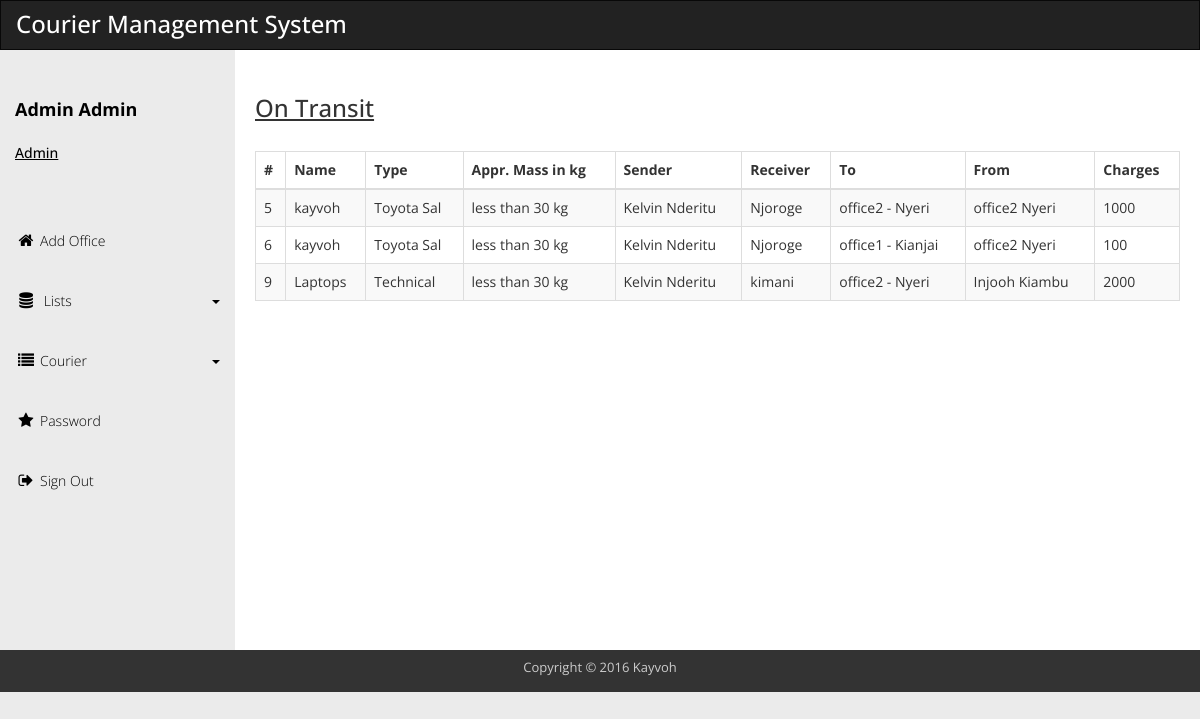
The page /gotad.php (signed in) on the database its author committed.
### tables this page shows
CREATE TABLE IF NOT EXISTS `goods` (
  `goid` int(11) NOT NULL AUTO_INCREMENT,
  `name` varchar(30) NOT NULL,
  `type` varchar(10) NOT NULL,
  `recipient` varchar(30) NOT NULL,
  `recidno` int(11) NOT NULL,
  `approval` varchar(30) NOT NULL,
  `sender` int(11) NOT NULL,
  `status` varchar(10) DEFAULT 'PENDING',
  `personnel` int(11) NOT NULL,
  `weight` varchar(20) NOT NULL,
  `charges` int(11) DEFAULT NULL,
  `fromm` int(11) DEFAULT NULL,
  `tto` int(11) DEFAULT NULL,
  PRIMARY KEY (`goid`),
  KEY `sender` (`sender`)
);

CREATE TABLE IF NOT EXISTS `user` (
  `usid` int(11) NOT NULL AUTO_INCREMENT,
  `fname` varchar(15) NOT NULL,
  `lname` varchar(15) NOT NULL,
  `idno` int(11) NOT NULL,
  `phone` varchar(30) DEFAULT NULL,
  `email` varchar(30) DEFAULT NULL,
  `dob` date NOT NULL,
  `username` varchar(15) NOT NULL,
  `password` varchar(32) NOT NULL,
  `type` varchar(10) NOT NULL,
  `status` varchar(10) NOT NULL,
  `office` int(11) DEFAULT NULL,
  PRIMARY KEY (`usid`)
);

CREATE TABLE IF NOT EXISTS `office` (
  `ofid` int(11) NOT NULL AUTO_INCREMENT,
  `name` varchar(30) NOT NULL,
  `location` varchar(30) NOT NULL,
  `status` varchar(10) DEFAULT 'OPEN',
  PRIMARY KEY (`ofid`)
);

### gotad.php (the view, shortened to what this page needs)
<!DOCTYPE html>
<?php
	include('head.php');
?>
<body>
  <div id="main-wrapper">
    <div class="navbar navbar-inverse" role="navigation">
      <div class="navbar-header">
        <div class="logo"><h1>Courier Management System</h1></div>
      </div>
    </div>
    <div class="template-page-wrapper">
      <?php
		include('navad.php');
	  ?>
	  <div class="templatemo-content-wrapper">
        <div class="templatemo-content">
          <h1><u>On Transit</u></h1>
          <div class="row">
            <div class="col-md-12">
              <div class="table-responsive">
			  <br/>
                <table class="table table-striped table-hover table-bordered">
                  <thead>
                    <tr>
                      <th>#</th>
                      <th>Name</th>
                      <th>Type</th>
                      <th>Appr. Mass in kg</th>
                      <th>Sender</th>
                      <th>Receiver</th>
                      <th>To</th>
                      <th>From</th>
                      <th>Charges</th>
                    </tr>
                  </thead>
                  <tbody>
<?php
$f=mysqli_query($conn, "select * from goods where status='APPROVED' or status='PICKED'");
while($fa=mysqli_fetch_array($f))
{
?>
                    <tr>
                      <td><?php echo $fa['goid']?></td>
                      <td><?php echo $fa['name']?></td>
                      <td><?php echo $fa['type']?></td>
                      <td><?php echo $fa['weight']?></td>
                      <td>
						<?php
							$sen=$fa['sender'];
							$send=mysqli_query($conn,"select * from user where usid=$sen");
							$senda=mysqli_fetch_array($send);
							echo $senda['fname'].' '.$senda['lname'];
						?>
					  </td>
                      <td><?php echo $fa['recipient']?></td>
                      <td>
						<?php
							$tto=$fa['tto'];
							$fromm=$fa['fromm'];
							$ft=mysqli_query($conn,"select * from office where ofid=$tto");
							$ff=mysqli_query($conn,"select * from office where ofid=$fromm");
							$fta=mysqli_fetch_array($ft);
							$ffa=mysqli_fetch_array($ff);
							echo $fta['name'].' - '.$fta['location'];
						?>
					  </td>
                      <td><?php echo $ffa['name'].' '.$ffa['location']?></td>
                      <td><?php echo $fa['charges']?></td>
                    </tr>
<?php
}
?>
                  </tbody>
                </table>
              </div>
            </div>
          </div>
        </div>
      </div>
    <?php
		include('footer.php');
	?>
  </div>
</div>
</body>
</html>

### css/templatemo_main.css (style rules this page uses)
* { font-family: 'Open Sans', sans-serif; }
body { background-color: rgb(235,235,235); }
h1 { font-size: 24px; }
.logo { display: inline-block; }
.logo h1 { font-size: 24px; margin: 10px 15px; color:#ffffff; }
.templatemo-content-wrapper { float: left; width: 100%; }
.templatemo-content { margin-left: 235px; margin-top: 0px; min-height: 600px; padding: 25px 20px 0 20px; background-color: white; overflow-x: hidden; }
.navbar { margin-bottom: 0; border-radius: 0; }
.navbar-header { color: rgb(127,127,127); }

### rows shown on the page
goods: goid "5", name "kayvoh", type "Toyota Sal", weight "less than 30 kg", user.fname "Kelvin", user.lname "Nderitu", recipient "Njoroge", office.name "office2", office.location "Nyeri", charges "1000"
goods: goid "6", name "kayvoh", type "Toyota Sal", weight "less than 30 kg", user.fname "Kelvin", user.lname "Nderitu", recipient "Njoroge", office.name "office1", office.location "Kianjai", office.name "office2", office.location "Nyeri", charges "100"
goods: goid "9", name "Laptops", type "Technical", weight "less than 30 kg", user.fname "Kelvin", user.lname "Nderitu", recipient "kimani", office.name "office2", office.location "Nyeri", office.name "Injooh", office.location "Kiambu", charges "2000"

### other values the page prints
$_SESSION['fname'] "Admin"
$_SESSION['lname'] "Admin"
$_SESSION['us'] "Admin"
